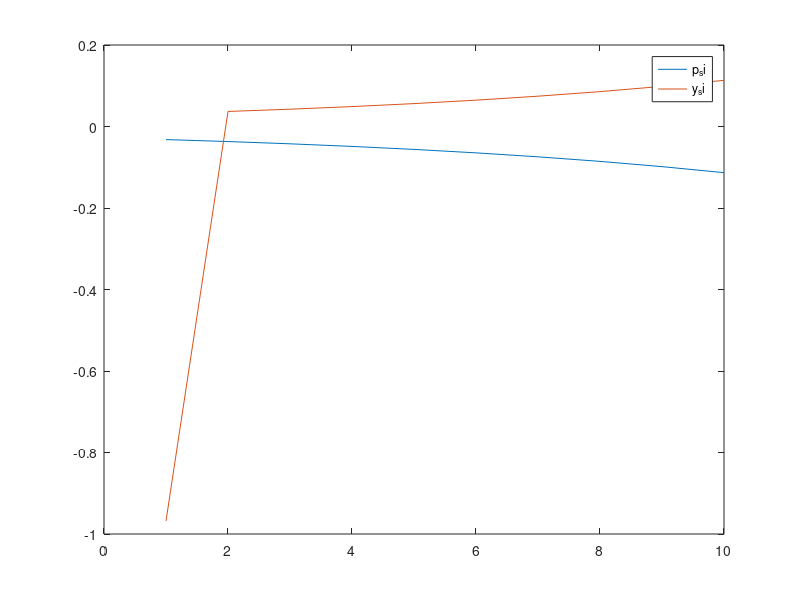

Recreate this plot in MATLAB.

kappa =0.024;
beta = 0.99;
lamda1 = ((1+beta+kappa) - ((1+beta+kappa)^2-4*beta)^(0.5))/(2*beta);
lamda2 = 1/lamda1;



p_si_vec = zeros(1,10);
p_si_vec(1) = beta*kappa/(lamda1^2);


for j = 1:9
    
    psi_p_next = beta*p_si_vec(j)/lamda1;   
    p_si_vec(j+1) = psi_p_next;

end


y_si_vec    = -p_si_vec;
y_si_vec(1) = y_si_vec(1) + 1;
x=[1:1:10]
figure
plot(x,-p_si_vec); hold on 
plot(x,-y_si_vec); 
legend('p_si','y_si');
